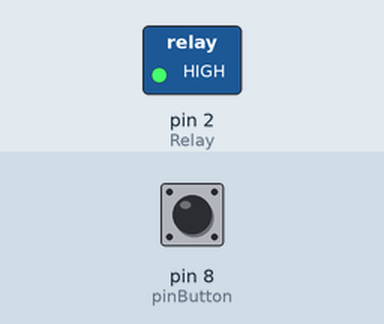
Simulated run of this sketch. Board: Arduino Uno, built with avr-gcc and run on an emulated ATmega328P. On the bench: switched loads named in the sketch (green lamp = pin HIGH). Dashed ring = blinking. Inputs (shaded band) come from the test bench; at power-on: pin 8 (pinButton) LOW.

Above: at 1.2 s.
1.3 s: pin 8 (pinButton) pulled HIGH for 3.2 s
At 2.1 s:
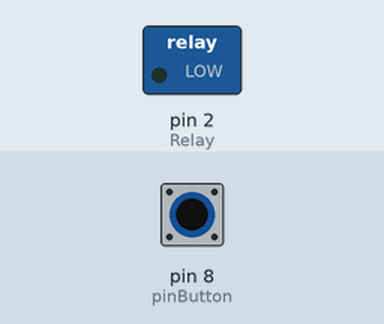
6.0 s: pin 8 (pinButton) pulled HIGH for 0.15 s
At 7.2 s:
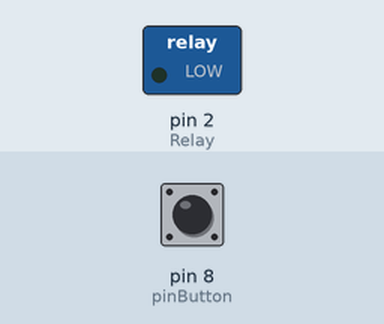
7.6 s: pin 8 (pinButton) pulled HIGH for 1 s
At 8.7 s:
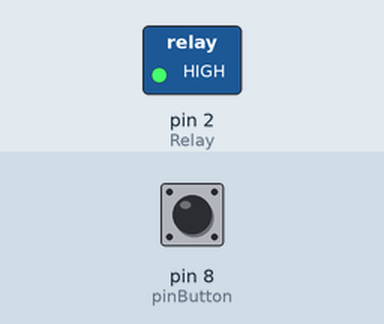
Timing chart, 0 to 10.6 s (numbered marks = the images above; inputs shaded):
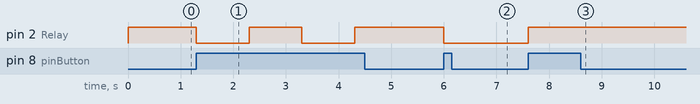

Measured:
- after the input at 1.3 s, pin 2 (Relay): alternates HIGH for 1.0 s and LOW for 1.0 s, starting at once
- after the input at 6.0 s, pin 2 (Relay): HIGH → LOW at once
- after the input at 7.6 s, pin 2 (Relay): LOW → HIGH at once

The sketch:

ahsan_switch_button_relay_controller.ino
```cpp
int pinButton = 8;
int Relay = 2;
int stateRelay = HIGH;
int stateButton;
int previous = LOW;
long time = 0;
long debounce = 1000;

void setup() {
  pinMode(pinButton, INPUT);
  pinMode(Relay, OUTPUT);
}

void loop() {
  stateButton = digitalRead(pinButton);
  if(stateButton == HIGH && previous == LOW && millis() - time > debounce) {
    if(stateRelay == HIGH){
      stateRelay = LOW;
    } else {
       stateRelay = HIGH;
    }
    time = millis();
  }
  digitalWrite(Relay, stateRelay);
  previous == stateButton;
}
```
